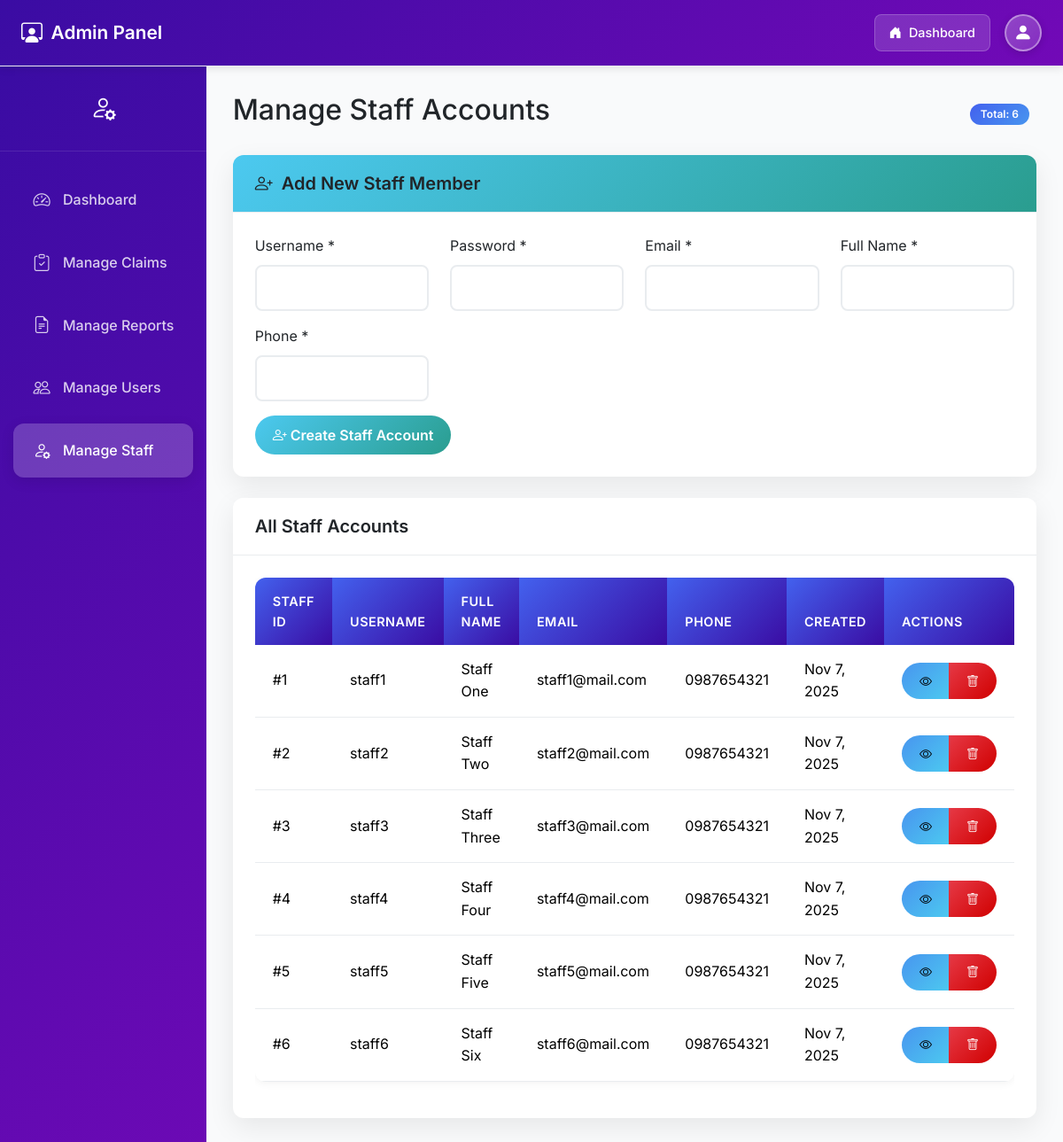
Screenshot of /pages/admin/admin_staff.php with the database file from the repository.
### tables this page shows
CREATE TABLE Staff (
    staff_id BIGINT AUTO_INCREMENT PRIMARY KEY,
    username VARCHAR(50) NOT NULL,
    password VARBINARY(255) NOT NULL,
    email VARCHAR(100),
    full_name VARCHAR(100),
    phone VARBINARY(255),
    created_at DATETIME DEFAULT CURRENT_TIMESTAMP
);

### includes/functions.php (called while the page is built, shortened)
<?php
function decrypt_phone($encrypted) {
    $key = getenv('LF_ENCRYPT_KEY') ?: 'default_32_characters_long_key!';
    $iv = substr(hash('sha256', $key), 0, 16);
    $encrypted = base64_decode($encrypted);
    return openssl_decrypt($encrypted, 'AES-256-CBC', $key, 0, $iv);
}

### pages/admin/admin_staff.php (the view, shortened to what this page needs)
<?php
require_once '../../config/adminconfig.php';
try {
    $staff = $pdo->query("SELECT * FROM staff ORDER BY created_at DESC")->fetchAll();
    $total_staff = count($staff);
} catch (PDOException $e) {
    $staff = [];
    $total_staff = 0;
    $error = "Error loading staff data: " . $e->getMessage();
}
?>
<!DOCTYPE html>
<html lang="en">
<head>
    <link href="https://cdn.jsdelivr.net/npm/bootstrap@5.3.3/dist/css/bootstrap.min.css" rel="stylesheet">
    <link href="https://cdn.jsdelivr.net/npm/bootstrap-icons@1.11.3/font/bootstrap-icons.min.css" rel="stylesheet">
    <link rel="stylesheet" href="../../assets/admin-style.css">
</head>
<body>
    <?php include('includes/header.php'); ?>
    <div class="admin-container">
        <div class="admin-sidebar">
            <div class="admin-sidebar-header">
                <h4>
                    <i class="bi bi-person-gear"></i>
                </h4>
            </div>
            <nav class="nav flex-column">
                <a class="nav-link" href="admin_dashboard.php">
                    <i class="bi bi-speedometer2"></i> Dashboard
                </a>
                <a class="nav-link" href="admin_claim.php">
                    <i class="bi bi-clipboard-check"></i> Manage Claims
                </a>
                <a class="nav-link" href="admin_report.php">
                    <i class="bi bi-file-earmark-text"></i> Manage Reports
                </a>
                <a class="nav-link" href="admin_users.php">
                    <i class="bi bi-people"></i> Manage Users
                </a>
                <a class="nav-link active" href="admin_staff.php">
                    <i class="bi bi-person-gear"></i> Manage Staff
                </a>
            </nav>
        </div>
        <div class="admin-main-content">
            <div class="admin-content">
                <div class="d-flex justify-content-between align-items-center mb-4">
                    <h2>Manage Staff Accounts</h2>
                    <div>
                        <span class="badge bg-primary me-2">Total: <?php echo $total_staff; ?></span>
                    </div>
                </div>
                <div class="admin-card mb-4">
                    <div class="card-header bg-success text-white">
                        <h5 class="mb-0"><i class="bi bi-person-plus"></i> Add New Staff Member</h5>
                    </div>
                    <div class="card-body">
                        <form method="POST">
                            <div class="row">
                                <div class="col-md-3">
                                    <div class="mb-3">
                                        <label class="form-label">Username *</label>
                                        <input type="text" name="username" class="form-control" required>
                                    </div>
                                </div>
                                <div class="col-md-3">
                                    <div class="mb-3">
                                        <label class="form-label">Password *</label>
                                        <input type="password" name="password" class="form-control" required>
                                    </div>
                                </div>
                                <div class="col-md-3">
                                    <div class="mb-3">
                                        <label class="form-label">Email *</label>
                                        <input type="email" name="email" class="form-control" required>
                                    </div>
                                </div>
                                <div class="col-md-3">
                                    <div class="mb-3">
                                        <label class="form-label">Full Name *</label>
                                        <input type="text" name="full_name" class="form-control" required>
                                    </div>
                                </div>
                            </div>
                            <div class="row">
                                <div class="col-md-3">
                                    <div class="mb-3">
                                        <label class="form-label">Phone *</label>
                                        <input type="text" name="phone" class="form-control" required>
                                    </div>
                                </div>
                            </div>
                            <button type="submit" name="add_staff" class="btn btn-success">
                                <i class="bi bi-person-plus"></i> Create Staff Account
                            </button>
                        </form>
                    </div>
                </div>
                <div class="admin-card">
                    <div class="card-header">
                        <h5 class="mb-0">All Staff Accounts</h5>
                    </div>
                    <div class="card-body">
                        <?php if (count($staff) > 0): ?>
                            <div class="table-responsive">
                                <table class="table table-hover">
                                    <thead>
                                        <tr>
                                            <th>Staff ID</th>
                                            <th>Username</th>
                                            <th>Full Name</th>
                                            <th>Email</th>
                                                <th>Phone</th>
                                            <th>Created</th>
                                            <th>Actions</th>
                                        </tr>
                                    </thead>
                                    <tbody>
                                        <?php
                                        require_once '../../includes/functions.php';
                                        foreach ($staff as $staff_member):
                                        ?>
                                        <tr>
                                            <td>#<?php echo $staff_member['staff_id']; ?></td>
                                            <td><?php echo $staff_member['username']; ?></td>
                                            <td><?php echo $staff_member['full_name'] ?: 'N/A'; ?></td>
                                            <td><?php echo $staff_member['email']; ?></td>
                                            <td>
                                                <?php
                                                    $phone = '';
                                                    if (!empty($staff_member['phone'])) {
                                                        try {
                                                            $phone = decrypt_phone($staff_member['phone']);
                                                        } catch (Exception $e) {
                                                            $phone = 'N/A';
                                                        }
                                                    }
                                                    echo $phone ?: 'N/A';
                                                ?>
                                            </td>
                                            <td><?php echo date('M j, Y', strtotime($staff_member['created_at'])); ?></td>
                                            <td>
                                                <div class="btn-group btn-group-sm" role="group">
                                                    <a href="?view_staff=<?php echo $staff_member['staff_id']; ?>"
                                                       class="btn btn-info"
                                                       data-bs-toggle="tooltip"
                                                       title="View Staff Details">
                                                        <i class="bi bi-eye"></i>
                                                    </a>
                                                    <a href="?delete_staff=<?php echo $staff_member['staff_id']; ?>"
                                                       class="btn btn-danger"
                                                       data-bs-toggle="tooltip"
                                                       title="Delete Staff"
                                                       onclick="return confirm('Are you sure you want to delete this staff account?')">
                                                        <i class="bi bi-trash"></i>
                                                    </a>
                                                </div>
                                            </td>
                                        </tr>
                                        <?php endforeach; ?>
                                    </tbody>
                                </table>
                            </div>
                        <?php endif; ?>
                    </div>
                </div>
            </div>
        </div>
    </div>
</body>
</html>

### assets/admin-style.css (style rules this page uses)
:root { --primary: #4361ee; --primary-light: #4895ef; --primary-dark: #3a0ca3; --secondary: #7209b7; --accent: #f72585; --success: #4cc9f0; --warning: #f8961e; --danger: #e63946; --light: #f8f9fa; --dark: #212529; --gray: #6c757d; --gray-light: #e9ecef; --border-radius: 12px; --shadow: 0 10px 30px rgba(0, 0, 0, 0.08); --transition: all 0.3s ease; }
body { font-family: 'Inter', sans-serif; background-color: #f9fafb; color: var(--dark); line-height: 1.6; }
.admin-container { min-height: 100vh; display: flex; }
.admin-sidebar { background: linear-gradient(135deg, var(--primary-dark), var(--secondary)); min-height: 100vh; color: white; width: 280px; box-shadow: 4px 0 20px rgba(0, 0, 0, 0.1); transition: var(--transition); }
.admin-sidebar .nav-link { color: rgba(255, 255, 255, 0.8); padding: 15px 20px; border-radius: var(--border-radius); margin: 5px 15px; font-weight: 500; transition: var(--transition); border: none; text-decoration: none; display: flex; align-items: center; gap: 12px; }
.admin-sidebar .nav-link.active { background: rgba(255, 255, 255, 0.2); color: white; box-shadow: 0 4px 15px rgba(0, 0, 0, 0.1); }
.admin-sidebar .nav-link i { font-size: 1.2rem; width: 24px; text-align: center; }
.admin-sidebar-header { padding: 30px 20px; text-align: center; border-bottom: 1px solid rgba(255, 255, 255, 0.1); margin-bottom: 20px; }
.admin-sidebar-header h4 { font-weight: 700; font-size: 1.4rem; margin: 0; display: flex; align-items: center; justify-content: center; gap: 10px; }
.admin-sidebar-header i { font-size: 1.8rem; }
.admin-main-content { flex: 1; background: #f9fafb; min-height: 100vh; padding: 0; }
.admin-content { padding: 30px; height: calc(100vh - 80px); overflow-y: auto; }
.admin-card { background: white; border-radius: var(--border-radius); box-shadow: var(--shadow); border: none; transition: var(--transition); margin-bottom: 2rem; }
.admin-card .card-header { background: white; border-bottom: 1px solid var(--gray-light); padding: 20px 25px; border-radius: var(--border-radius) var(--border-radius) 0 0 !important; }
.admin-card .card-header h5 { font-weight: 600; color: var(--dark); margin: 0; display: flex; align-items: center; gap: 10px; }
.admin-card .card-body { padding: 25px; }
.table { border-radius: var(--border-radius); overflow: hidden; box-shadow: 0 2px 10px rgba(0, 0, 0, 0.05); }
.table thead th { background: linear-gradient(135deg, var(--primary), var(--primary-dark)); color: white; border: none; padding: 15px 20px; font-weight: 600; font-size: 0.9rem; text-transform: uppercase; letter-spacing: 0.5px; }
.table tbody td { padding: 15px 20px; vertical-align: middle; border-color: var(--gray-light); }
.badge { font-weight: 600; padding: 6px 12px; border-radius: 20px; font-size: 0.75rem; }
.bg-primary { background: linear-gradient(135deg, var(--primary), var(--primary-light)) !important; }
.bg-success { background: linear-gradient(135deg, var(--success), #2a9d8f) !important; }
.btn { border-radius: 50px; font-weight: 600; padding: 10px 20px; transition: var(--transition); border: none; }
.btn-success { background: linear-gradient(135deg, var(--success), #2a9d8f); }
.btn-danger { background: linear-gradient(135deg, var(--danger), #d00000); }
.btn-info { background: linear-gradient(135deg, var(--primary-light), var(--success)); }
.form-control { border: 2px solid var(--gray-light); border-radius: 8px; padding: 12px 15px; transition: var(--transition); }
.admin-card, .stat-card, .quick-link-card { animation: fadeIn 0.5s ease; }

### rows the page displays
staff: staff_id "1", username "staff1", full_name "Staff One", email "staff1@mail.com", phone "0987654321", created_at "Nov 7, 2025"
staff: staff_id "2", username "staff2", full_name "Staff Two", email "staff2@mail.com", phone "0987654321", created_at "Nov 7, 2025"
staff: staff_id "3", username "staff3", full_name "Staff Three", email "staff3@mail.com", phone "0987654321", created_at "Nov 7, 2025"
staff: staff_id "4", username "staff4", full_name "Staff Four", email "staff4@mail.com", phone "0987654321", created_at "Nov 7, 2025"
staff: staff_id "5", username "staff5", full_name "Staff Five", email "staff5@mail.com", phone "0987654321", created_at "Nov 7, 2025"
staff: staff_id "6", username "staff6", full_name "Staff Six", email "staff6@mail.com", phone "0987654321", created_at "Nov 7, 2025"

### other values shown
$total_staff "6"
